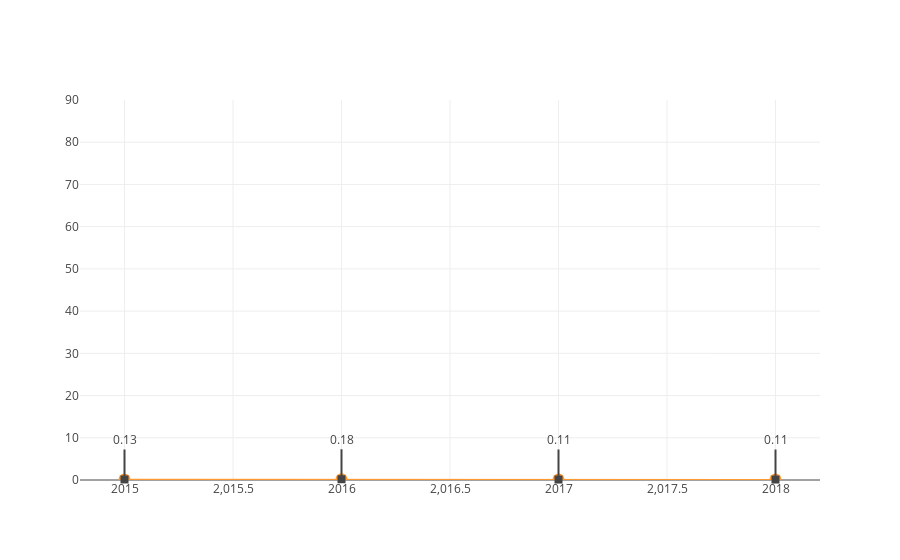

Notebook source saved alongside this figure:
### Code cell
autoCensoLine('IN_AGUA_INEXISTENTE')

### Figure 1 — Plotly figure (JSON) as saved in the notebook; plotly's stock layout.template omitted (floating-point values rounded to 4 significant figures)
{"data": [{"line": {"color": "rgba(255, 153, 51, 1.0)", "dash": "solid", "shape": "linear", "width": 1.3}, "marker": {"size": 12, "symbol": "circle"}, "mode": "lines+markers", "name": "proporcao", "text": "", "type": "scatter", "uid": "77ce2084-5120-4a04-b8c7-a043a5834ea1", "x": [2015, 2016, 2017, 2018], "y": [0.13, 0.18, 0.11, 0.11]}], "layout": {"annotations": [{"arrowhead": 7, "ax": 0, "ay": -40, "showarrow": true, "text": "0.13", "x": 2015, "xref": "x", "y": 0.13, "yref": "y"}, {"arrowhead": 7, "ax": 0, "ay": -40, "showarrow": true, "text": "0.18", "x": 2016, "xref": "x", "y": 0.18, "yref": "y"}, {"arrowhead": 7, "ax": 0, "ay": -40, "showarrow": true, "text": "0.11", "x": 2017, "xref": "x", "y": 0.11, "yref": "y"}, {"arrowhead": 7, "ax": 0, "ay": -40, "showarrow": true, "text": "0.11", "x": 2018, "xref": "x", "y": 0.11, "yref": "y"}], "showlegend": false, "yaxis": {"range": [0, 90]}}}
